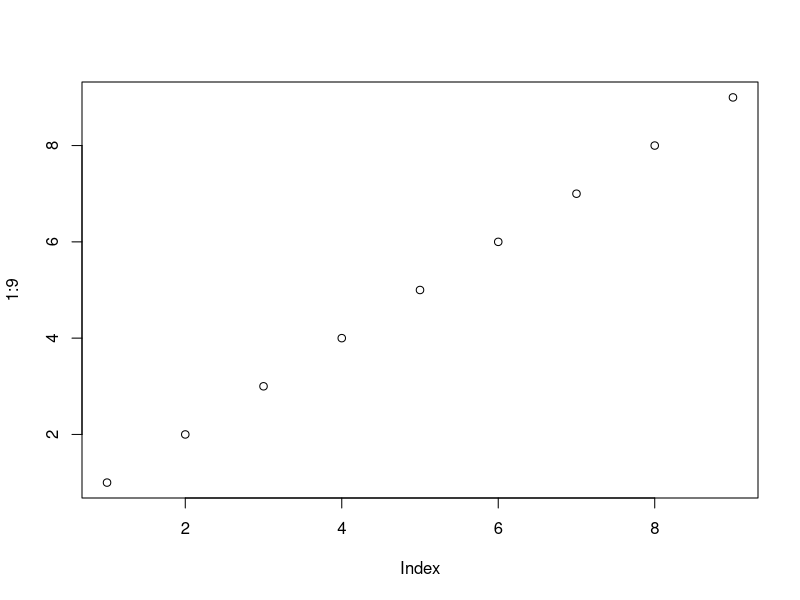

Recreate this plot in R.
## ---- chunk 1
plot(1:9)
